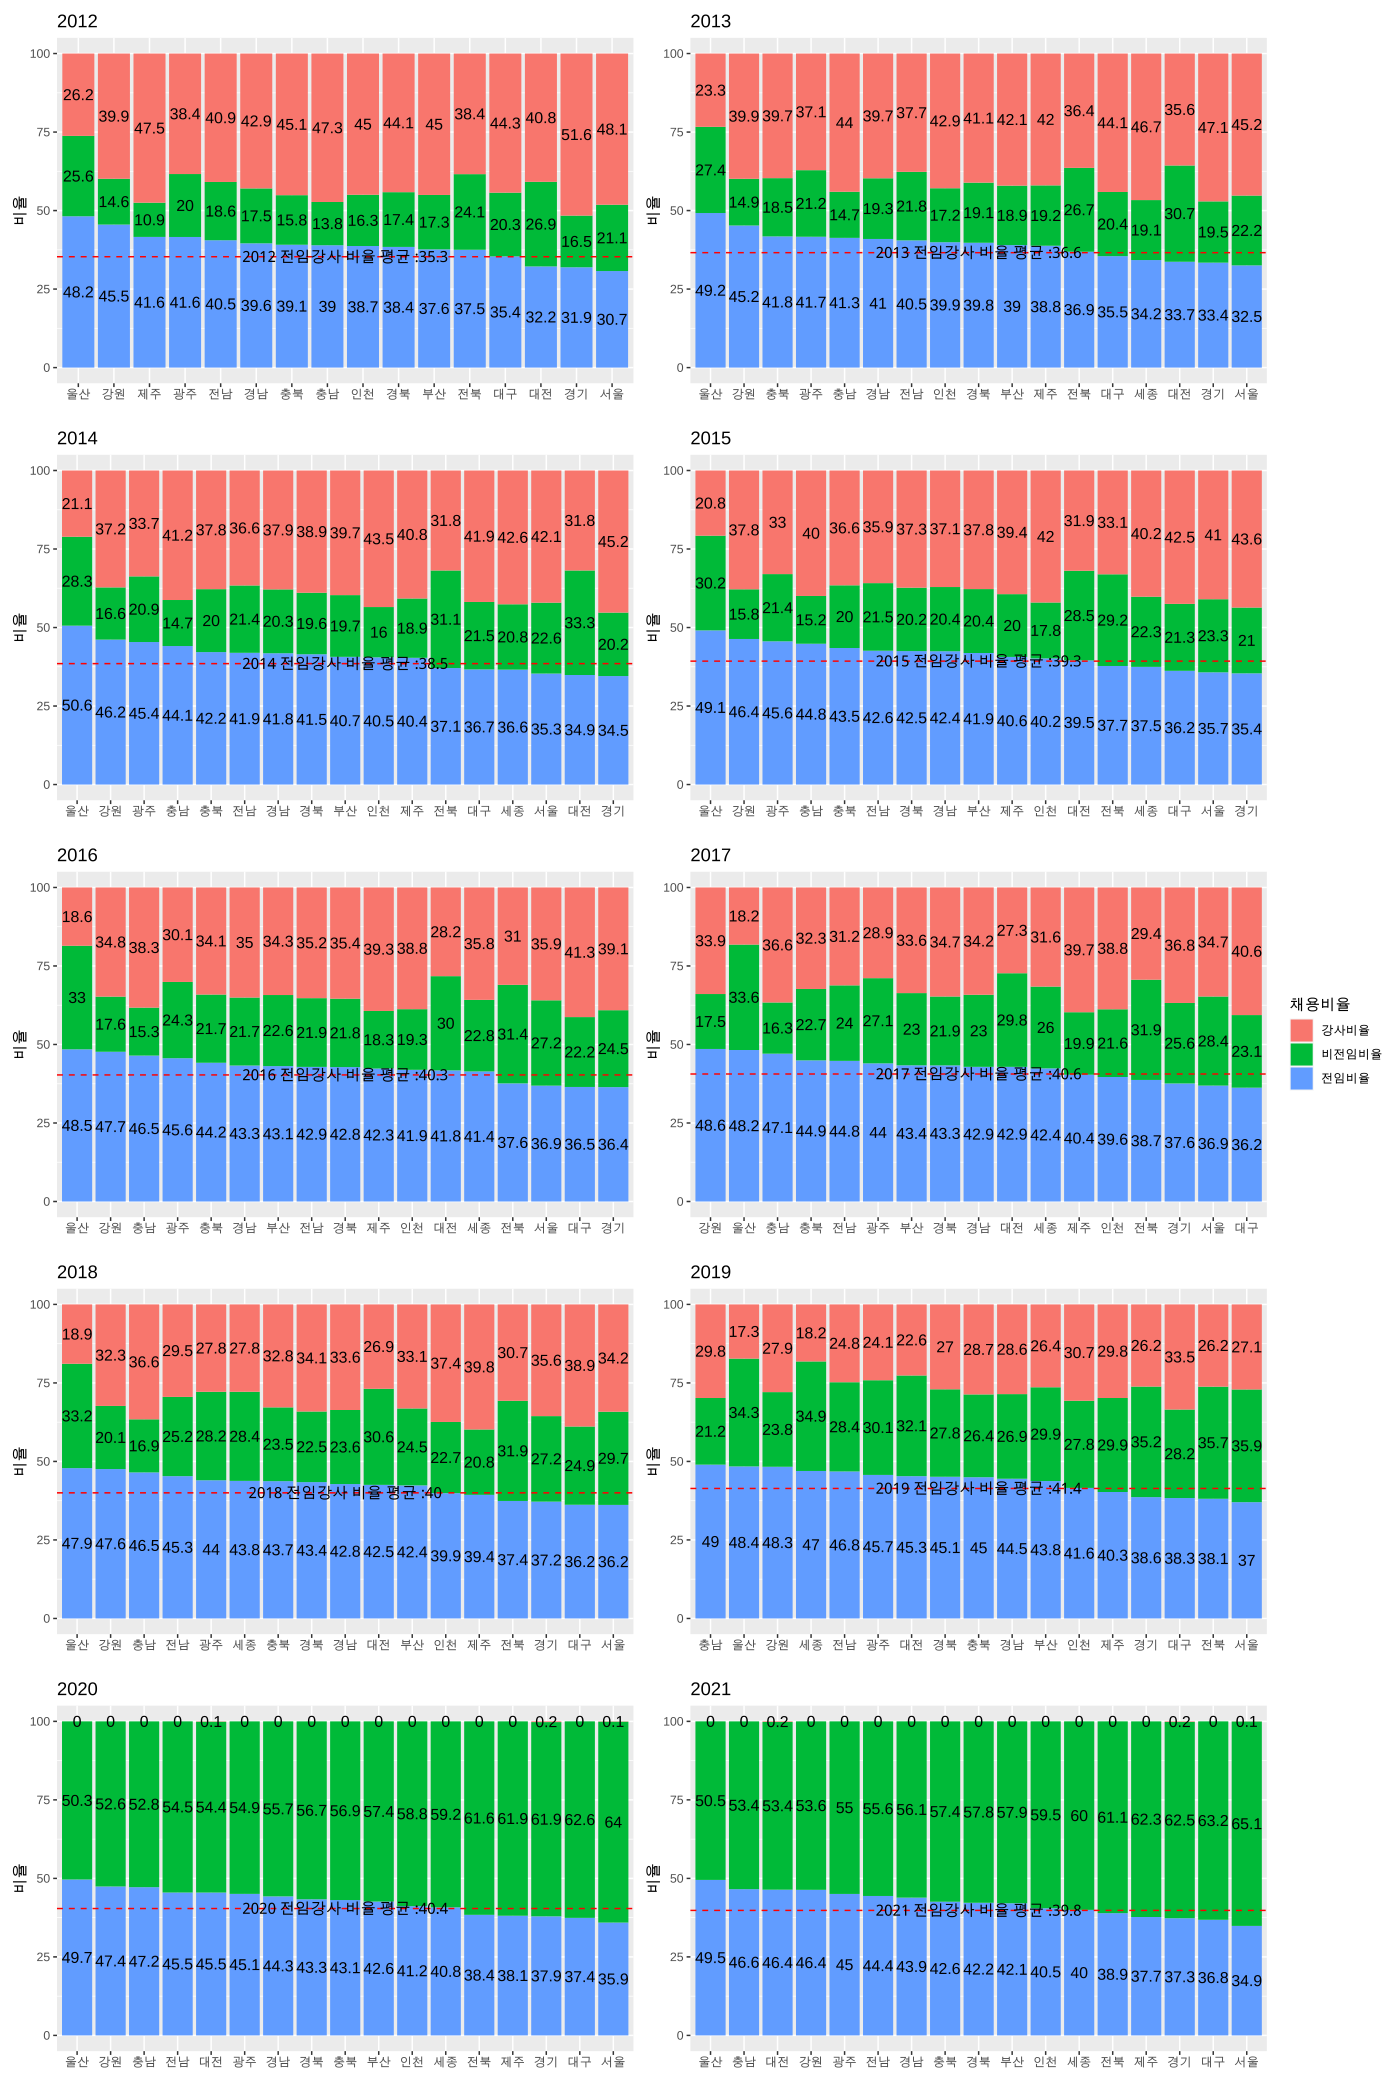

Generate this figure with R:
library(patchwork)

glimpse(df)

df |> 
  group_by(연도, 시도) |>
  summarise(전임교원수 = sum(전임교원_계), 재학생 = sum(재학생_전체_계), 전임대재학생 = 재학생 / 전임교원수) |>
  ggplot(aes(x = 연도, y =  전임대재학생)) +
  geom_line(aes(group = 시도)) +
  facet_wrap(~시도)



i <- 1
plot_list = list()

for(i in 1:10) {
df |> 
  group_by(연도, 시도) |>
  summarise(전임 = sum(전임교원_계), 비전임 = sum(비전임교원_계), 강사 = sum(시간강사_계), 
              전임비율 = 전임 / (전임+비전임+강사)*100, 비전임비율 = 비전임 / (전임+비전임+강사)*100,
              강사비율 = 강사 / (전임+비전임+강사)*100) -> df.강사비율
  
df.강사비율 |> 
  filter(연도 == i+2011) |>
  mutate(시도1 = fct_reorder(시도, 전임비율, desc)) -> df.강사비율

df.강사비율 <- df.강사비율|> ungroup() |> 
  select(-c('전임', '비전임', '강사')) |>
  gather(key = '채용', value = '비율', 3:5)

mean.전임강사비율 <- round(mean(df |> filter(연도 == i + 2011) |> mutate(비율 = sum(전임교원_계)/sum(전임교원_계 + 비전임교원_계 + 시간강사_계)) |> pull(비율))*100, 1)

facet.연도 <- 2011 + i

df.강사비율 |> 
  ggplot(aes(x = 시도1, y = 비율)) +
  geom_col(aes(fill = 채용)) +
  geom_text(aes(label = round(비율, 1)),
            position = position_stack(vjust = .5), size = 4) +
  geom_hline(yintercept = mean.전임강사비율, 
             color = 'red', 
             linetype = 2) +
  annotate('text', x = mean(range(as.integer(df.강사비율$시도1))), y = mean.전임강사비율, 
           label = paste0(facet.연도, ' 전임강사 비율 평균 :', mean.전임강사비율)) +
  labs(title = facet.연도, x = '') + labs(fill = '채용비율')-> p

plot_list[[i]] <- p

}


(plot_list[[1]] +  plot_list[[2]]) / (plot_list[[3]] + plot_list[[4]]) / (plot_list[[5]] +  plot_list[[6]]) / (plot_list[[7]] + plot_list[[8]]) / (plot_list[[9]] +  plot_list[[10]])  + plot_layout(guides = "collect")

ggsave('2.pdf', w = 24, h = 15, units = 'in', dpi = 1200)
